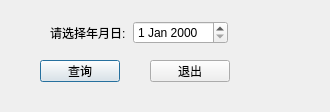
<?xml version="1.0" encoding="UTF-8"?>
<ui version="4.0">
 <class>DayIncomeQuery_Dialog</class>
 <widget class="QDialog" name="DayIncomeQuery_Dialog">
  <property name="geometry">
   <rect>
    <x>0</x>
    <y>0</y>
    <width>330</width>
    <height>112</height>
   </rect>
  </property>
  <property name="windowTitle">
   <string>Dialog</string>
  </property>
  <widget class="QPushButton" name="queryButton">
   <property name="geometry">
    <rect>
     <x>40</x>
     <y>60</y>
     <width>80</width>
     <height>22</height>
    </rect>
   </property>
   <property name="text">
    <string>查询</string>
   </property>
  </widget>
  <widget class="QPushButton" name="quitButton">
   <property name="geometry">
    <rect>
     <x>150</x>
     <y>60</y>
     <width>80</width>
     <height>22</height>
    </rect>
   </property>
   <property name="text">
    <string>退出</string>
   </property>
  </widget>
  <widget class="QWidget" name="">
   <property name="geometry">
    <rect>
     <x>50</x>
     <y>20</y>
     <width>178</width>
     <height>25</height>
    </rect>
   </property>
   <layout class="QHBoxLayout" name="horizontalLayout">
    <item>
     <widget class="QLabel" name="label">
      <property name="text">
       <string>请选择年月日:</string>
      </property>
     </widget>
    </item>
    <item>
     <widget class="QDateEdit" name="dateEdit"/>
    </item>
   </layout>
  </widget>
 </widget>
 <resources/>
 <connections/>
</ui>
